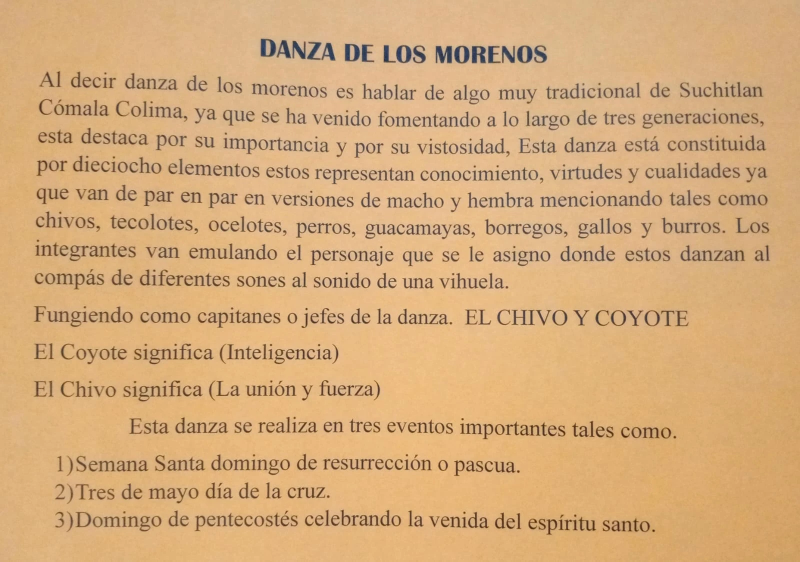
#> input picture datos/escrito-danza-don-gorgonio.webp, 1600 x 1123 px (shown at 1/2 size)
$ python -i recortar_fondo.py   (imports and definitions only)
#> lines starting #> are read from the running program, lines starting #| are printed output that depends on the picture
"""Quita el fondo de las fotos con el modelo isnet-general-use (rembg / DIS) y guarda
WebP con transparencia. Requiere onnxruntime, numpy y Pillow, y el modelo:
https://github.com/danielgatis/rembg/releases/download/v0.0.0/isnet-general-use.onnx
Uso: python3 herramientas/recortar_fondo.py modelo.onnx carpeta_salida foto1.jpg [foto2.jpg ...]"""
import sys, pathlib
import numpy as np
import onnxruntime as ort
from PIL import Image, ImageOps

modelo, salida, fotos = sys.argv[1], pathlib.Path(sys.argv[2]), sys.argv[3:]
# [1 line not run here, left out]
# [1 line that did not run here, left out]
# [1 line that did not run here, left out]

def mascara(im):
    x = np.asarray(im.convert('RGB').resize((1024, 1024), Image.LANCZOS), dtype=np.float32)
    x = x / max(float(x.max()), 1e-6) - 0.5
    pred = sesion.run(None, {entrada: x.transpose(2, 0, 1)[None]})[0][0, 0]
    pred = (pred - pred.min()) / max(float(pred.max() - pred.min()), 1e-6)
    return Image.fromarray((pred * 255).astype('uint8'), 'L').resize(im.size, Image.LANCZOS)

# [15 lines not run here, left out]

>>> from PIL import Image
>>> picture = Image.open('../datos/escrito-danza-don-gorgonio.webp')
#> picture is the input picture: PIL image 1600x1123 RGB; mean R, G, B 213.5, 172.1, 123.4
>>> result = mascara(picture)
#> in mascara, `x = np.asarray(im.convert('RGB').resize((1024, 1024), Image.LANCZOS), ..`:
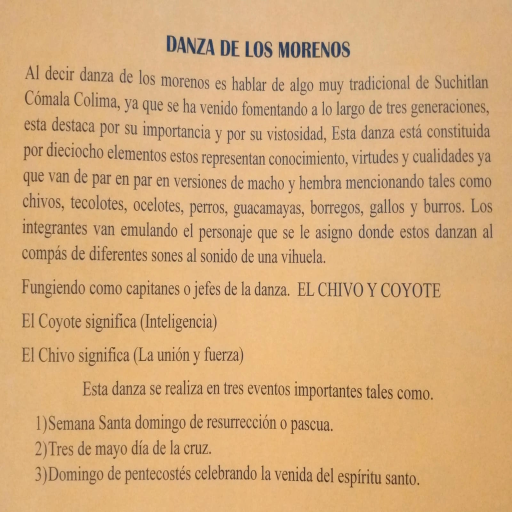
#> x: shape (1024, 1024, 3) float32 (shown at 1/2 size); mean R, G, B 213.5, 171.9, 123.4
#> (the run stopped early here; a loop or call above may not have finished)
